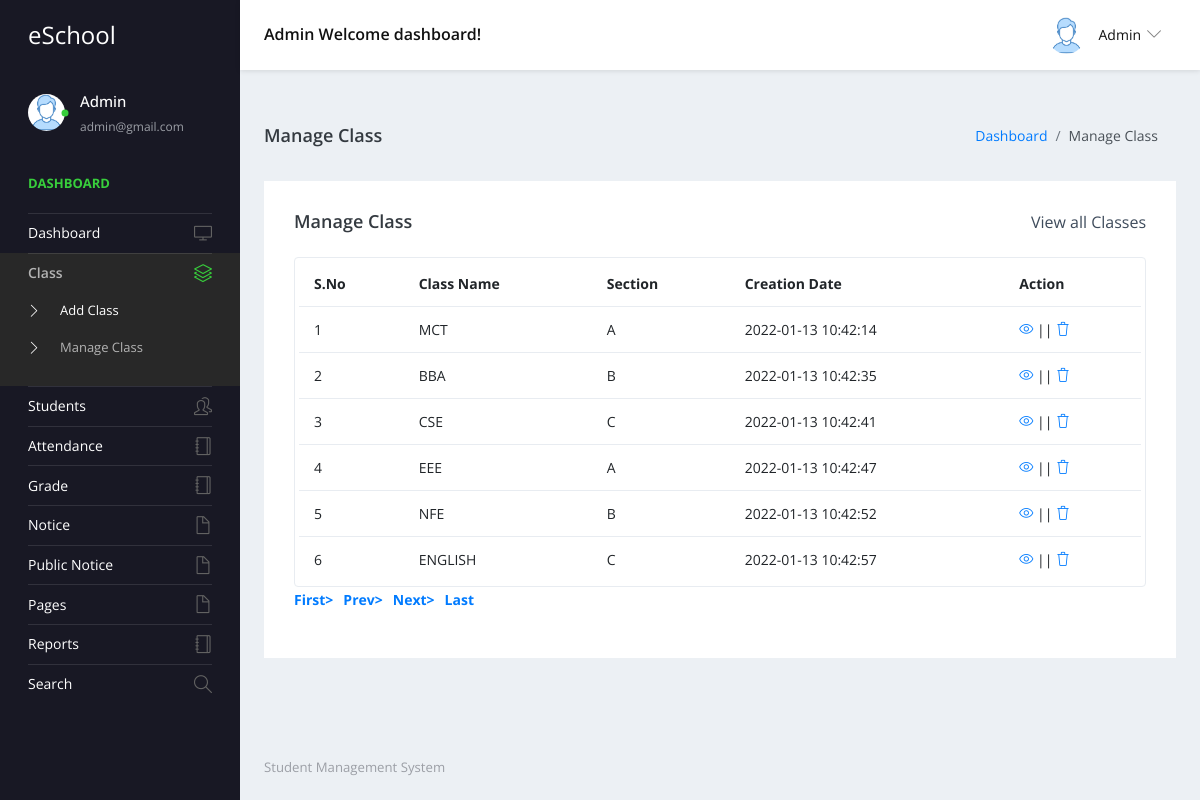
Page /studentms/admin/manage-class.php (signed in) on the committed database.
### tables this page shows
CREATE TABLE `tblclass` (
  `ID` int(5) NOT NULL,
  `ClassName` varchar(50) DEFAULT NULL,
  `Section` varchar(20) DEFAULT NULL,
  `CreationDate` timestamp NULL DEFAULT current_timestamp()
);

### studentms/admin/manage-class.php (the view, shortened to what this page needs)
<?php
include('includes/dbconnection.php');
if (strlen($_SESSION['sturecmsaid']==0)) {
  header('location:logout.php');
  } else{
?>
<!DOCTYPE html>
<html lang="en">
  <head>
    <link rel="stylesheet" href="vendors/simple-line-icons/css/simple-line-icons.css">
    <link rel="stylesheet" href="vendors/flag-icon-css/css/flag-icon.min.css">
    <link rel="stylesheet" href="vendors/css/vendor.bundle.base.css">
    <link rel="stylesheet" href="./vendors/daterangepicker/daterangepicker.css">
    <link rel="stylesheet" href="./vendors/chartist/chartist.min.css">
    <link rel="stylesheet" href="./css/style.css">
  </head>
  <body>
    <div class="container-scroller">
     <?php include_once('includes/header.php');?>
      <div class="container-fluid page-body-wrapper">
        <?php include_once('includes/sidebar.php');?>
        <div class="main-panel">
          <div class="content-wrapper">
             <div class="page-header">
              <h3 class="page-title"> Manage Class </h3>
              <nav aria-label="breadcrumb">
                <ol class="breadcrumb">
                  <li class="breadcrumb-item"><a href="dashboard.php">Dashboard</a></li>
                  <li class="breadcrumb-item active" aria-current="page"> Manage Class</li>
                </ol>
              </nav>
            </div>
            <div class="row">
              <div class="col-md-12 grid-margin stretch-card">
                <div class="card">
                  <div class="card-body">
                    <div class="d-sm-flex align-items-center mb-4">
                      <h4 class="card-title mb-sm-0">Manage Class</h4>
                      <a href="#" class="text-dark ml-auto mb-3 mb-sm-0"> View all Classes</a>
                    </div>
                    <div class="table-responsive border rounded p-1">
                      <table class="table">
                        <thead>
                          <tr>
                            <th class="font-weight-bold">S.No</th>
                            <th class="font-weight-bold">Class Name</th>
                            <th class="font-weight-bold">Section</th>
                            <th class="font-weight-bold">Creation Date</th>
                            <th class="font-weight-bold">Action</th>
                          </tr>
                        </thead>
                        <tbody>
                           <?php
                           if (isset($_GET['pageno'])) {
            $pageno = $_GET['pageno'];
        } else {
            $pageno = 1;
        }
        $no_of_records_per_page =15;
        $offset = ($pageno-1) * $no_of_records_per_page;
       $ret = "SELECT ID FROM tblclass";
$query1 = $dbh -> prepare($ret);
$query1->execute();
$total_rows=$query1->rowCount();
$total_pages = ceil($total_rows / $no_of_records_per_page);
$sql="SELECT * from tblclass LIMIT $offset, $no_of_records_per_page";
$query = $dbh -> prepare($sql);
$query->execute();
$results=$query->fetchAll(PDO::FETCH_OBJ);
$cnt=1;
if($query->rowCount() > 0)
{
foreach($results as $row)
{               ?>
                          <tr>
                            <td><?php echo htmlentities($cnt);?></td>
                            <td><?php  echo htmlentities($row->ClassName);?></td>
                            <td><?php  echo htmlentities($row->Section);?></td>
                            <td><?php  echo htmlentities($row->CreationDate);?></td>
                            <td>
                              <div><a href="edit-class-detail.php?editid=<?php echo htmlentities ($row->ID);?>"><i class="icon-eye"></i></a>
                                                || <a href="manage-class.php?delid=<?php echo ($row->ID);?>" onclick="return confirm('Do you really want to Delete ?');"> <i class="icon-trash"></i></a></div>
                            </td>
                          </tr><?php $cnt=$cnt+1;}} ?>
                        </tbody>
                      </table>
                    </div>
                    <div align="left">
    <ul class="pagination" >
        <li><a href="?pageno=1"><strong>First></strong></a></li>
        <li class="<?php if($pageno <= 1){ echo 'disabled'; } ?>">
            <a href="<?php if($pageno <= 1){ echo '#'; } else { echo "?pageno=".($pageno - 1); } ?>"><strong style="padding-left: 10px">Prev></strong></a>
        </li>
        <li class="<?php if($pageno >= $total_pages){ echo 'disabled'; } ?>">
            <a href="<?php if($pageno >= $total_pages){ echo '#'; } else { echo "?pageno=".($pageno + 1); } ?>"><strong style="padding-left: 10px">Next></strong></a>
        </li>
        <li><a href="?pageno=<?php echo $total_pages; ?>"><strong style="padding-left: 10px">Last</strong></a></li>
    </ul>
</div>
                  </div>
                </div>
              </div>
            </div>
          </div>
         <?php include_once('includes/footer.php');?>
        </div>
      </div>
    </div>
  </body>
</html><?php }  ?>

### studentms/admin/includes/header.php (shortened to what this page needs)
 <nav class="navbar default-layout-navbar col-lg-12 col-12 p-0 fixed-top d-flex flex-row">
        <div class="navbar-brand-wrapper d-flex align-items-center">
          <a class="navbar-brand brand-logo" href="dashboard.php">
            <strong style="color: white;">eSchool</strong>
          </a>
        </div><?php
         $aid= $_SESSION['sturecmsaid'];
$sql="SELECT * from tbladmin where ID=:aid";
$query = $dbh -> prepare($sql);
$query->bindParam(':aid',$aid,PDO::PARAM_STR);
$query->execute();
$results=$query->fetchAll(PDO::FETCH_OBJ);
$cnt=1;
if($query->rowCount() > 0)
{
foreach($results as $row)
{               ?>
        <div class="navbar-menu-wrapper d-flex align-items-center flex-grow-1">
          <h5 class="mb-0 font-weight-medium d-none d-lg-flex"><?php  echo htmlentities($row->AdminName);?> Welcome dashboard!</h5>
          <ul class="navbar-nav navbar-nav-right ml-auto">
            <li class="nav-item dropdown d-none d-xl-inline-flex user-dropdown">
              <a class="nav-link dropdown-toggle" id="UserDropdown" href="#" data-toggle="dropdown" aria-expanded="false">
                <img class="img-xs rounded-circle ml-2" src="images/faces/face8.jpg" alt="Profile image"> <span class="font-weight-normal"> <?php  echo htmlentities($row->AdminName);?> </span></a>
                <?php $cnt=$cnt+1;}} ?>
            </li>
          </ul>
        </div>
      </nav>

### studentms/admin/includes/sidebar.php (shortened to what this page needs)
<nav class="sidebar sidebar-offcanvas" id="sidebar">
          <ul class="nav">
            <li class="nav-item nav-profile">
              <a href="#" class="nav-link">
                <div class="profile-image">
                  <img class="img-xs rounded-circle" src="images/faces/face8.jpg" alt="profile image">
                  <div class="dot-indicator bg-success"></div>
                </div>
                <div class="text-wrapper">
                  <?php
         $aid= $_SESSION['sturecmsaid'];
$sql="SELECT * from tbladmin where ID=:aid";
$query = $dbh -> prepare($sql);
$query->bindParam(':aid',$aid,PDO::PARAM_STR);
$query->execute();
$results=$query->fetchAll(PDO::FETCH_OBJ);
$cnt=1;
if($query->rowCount() > 0)
{
foreach($results as $row)
{               ?>
                  <p class="profile-name"><?php  echo htmlentities($row->AdminName);?></p>
                  <p class="designation"><?php  echo htmlentities($row->Email);?></p><?php $cnt=$cnt+1;}} ?>
                </div>
              </a>
            </li>
            <li class="nav-item nav-category">
              <span class="nav-link">Dashboard</span>
            </li>
            <li class="nav-item">
              <a class="nav-link" href="dashboard.php">
                <span class="menu-title">Dashboard</span>
                <i class="icon-screen-desktop menu-icon"></i>
              </a>
            </li>
            <li class="nav-item">
              <a class="nav-link" data-toggle="collapse" href="#ui-basic" aria-expanded="false" aria-controls="ui-basic">
                <span class="menu-title">Class</span>
                <i class="icon-layers menu-icon"></i>
              </a>
              <div class="collapse" id="ui-basic">
                <ul class="nav flex-column sub-menu">
                  <li class="nav-item"> <a class="nav-link" href="add-class.php">Add Class</a></li>
                  <li class="nav-item"> <a class="nav-link" href="manage-class.php">Manage Class</a></li>
                </ul>
              </div>
            </li>
            <li class="nav-item">
              <a class="nav-link" data-toggle="collapse" href="#ui-basic1" aria-expanded="false" aria-controls="ui-basic1">
                <span class="menu-title">Students</span>
                <i class="icon-people menu-icon"></i>
              </a>
            </li>
            <li class="nav-item">
              <a class="nav-link" href="attendance.php">
                <span class="menu-title">Attendance</span>
                <i class="icon-notebook menu-icon"></i>
              </a>
            </li>
            <li class="nav-item">
              <a class="nav-link" href="gread.php">
                <span class="menu-title">Grade</span>
                <i class="icon-notebook menu-icon"></i>
              </a>
            </li>
            <li class="nav-item">
              <a class="nav-link" data-toggle="collapse" href="#auth" aria-expanded="false" aria-controls="auth">
                <span class="menu-title">Notice</span>
                <i class="icon-doc menu-icon"></i>
              </a>
            </li>
            <li class="nav-item">
              <a class="nav-link" data-toggle="collapse" href="#auth1" aria-expanded="false" aria-controls="auth">
                <span class="menu-title">Public Notice</span>
                <i class="icon-doc menu-icon"></i>
              </a>
              <li class="nav-item">
              <a class="nav-link" data-toggle="collapse" href="#auth2" aria-expanded="false" aria-controls="auth">
                <span class="menu-title">Pages</span>
                <i class="icon-doc menu-icon"></i>
              </a>
            </li>
              <li class="nav-item">
              <a class="nav-link" href="between-dates-reports.php">
                <span class="menu-title">Reports</span>
                <i class="icon-notebook menu-icon"></i>
              </a>
            </li>
            <li class="nav-item">
              <a class="nav-link" href="search.php">
                <span class="menu-title">Search</span>
                <i class="icon-magnifier menu-icon"></i>
              </a>
            </li>
            </li>
          </ul>
        </nav>

### studentms/admin/includes/footer.php
<footer class="footer">
            <div class="d-sm-flex justify-content-center justify-content-sm-between">
              <span class="text-muted d-block text-center text-sm-left d-sm-inline-block" style="color: blue;">Student  Management System</span>
            </div>
          </footer>

### rows in the picture
tblclass: ClassName "MCT", Section "A", CreationDate "2022-01-13 10:42:14"
tblclass: ClassName "BBA", Section "B", CreationDate "2022-01-13 10:42:35"
tblclass: ClassName "CSE", Section "C", CreationDate "2022-01-13 10:42:41"
tblclass: ClassName "EEE", Section "A", CreationDate "2022-01-13 10:42:47"
tblclass: ClassName "NFE", Section "B", CreationDate "2022-01-13 10:42:52"
tblclass: ClassName "ENGLISH", Section "C", CreationDate "2022-01-13 10:42:57"

### other values in the picture
$row->AdminName "Admin"
$row->Email "admin@gmail.com"
